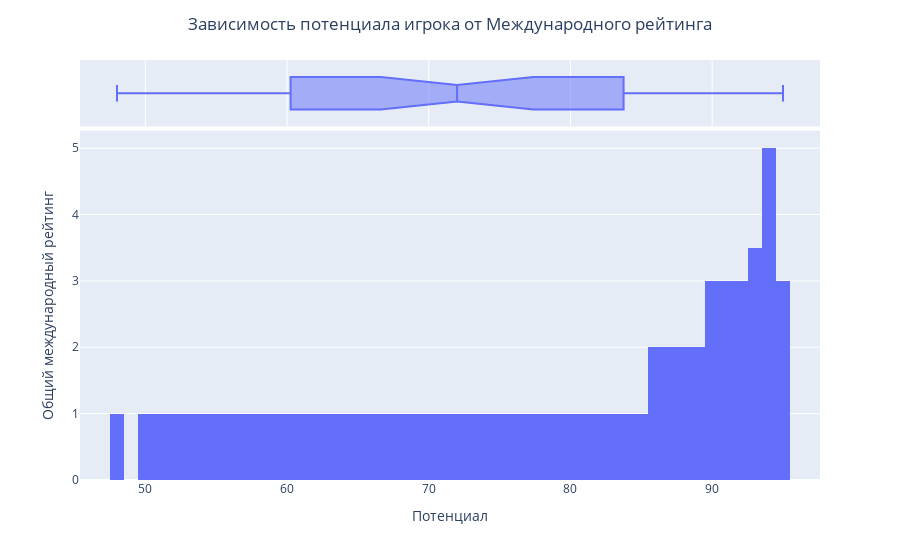

Notebook code for this chart:
### Code cell
fig_pot_rep = px.histogram(df_rep,
                           x="Potential",
                           y="International Reputation",
                           nbins=70,
                           marginal="box")

fig_pot_rep.update_layout(
    title="Зависимость потенциала игрока от Международного рейтинга",
    title_x = 0.5,
    xaxis_title="Потенциал",
    yaxis_title="Общий международный рейтинг")

fig_pot_rep.show()

### Figure 1 — Plotly figure (JSON) as saved in the notebook; plotly's stock layout.template omitted (floating-point values rounded to 4 significant figures)
{"data": [{"alignmentgroup": "True", "bingroup": "x", "histfunc": "sum", "hovertemplate": "Potential=%{x}<br>sum of International Reputation=%{y}<extra></extra>", "legendgroup": "", "marker": {"color": "#636efa", "pattern": {"shape": ""}}, "name": "", "nbinsx": 70, "offsetgroup": "", "orientation": "v", "showlegend": false, "type": "histogram", "x": [48, 50, 51, 52, 53, 54, 55, 56, 57, 58, 59, 60, 61, 62, 63, 64, 65, 66, 67, 68, 69, 70, 71, 72, 73, 74, 75, 76, 77, 78, 79, 80, 81, 82, 83, 84, 85, 86, 87, 88, 89, 90, 91, 92, 93, 94, 95], "xaxis": "x", "y": [1, 1, 1, 1, 1, 1, 1, 1, 1, 1, 1, 1, 1, 1, 1, 1, 1, 1, 1, 1, 1, 1, 1, 1, 1, 1, 1, 1, 1, 1, 1, 1, 1, 1, 1, 1, 1, 2, 2, 2, 2, 3, 3, 3, 3.5, 5, 3], "yaxis": "y"}, {"alignmentgroup": "True", "hovertemplate": "Potential=%{x}<extra></extra>", "legendgroup": "", "marker": {"color": "#636efa"}, "name": "", "notched": true, "offsetgroup": "", "showlegend": false, "type": "box", "x": [48, 50, 51, 52, 53, 54, 55, 56, 57, 58, 59, 60, 61, 62, 63, 64, 65, 66, 67, 68, 69, 70, 71, 72, 73, 74, 75, 76, 77, 78, 79, 80, 81, 82, 83, 84, 85, 86, 87, 88, 89, 90, 91, 92, 93, 94, 95], "xaxis": "x2", "yaxis": "y2"}], "layout": {"barmode": "relative", "legend": {"tracegroupgap": 0}, "margin": {"t": 60}, "title": {"text": "Зависимость потенциала игрока от Международного рейтинга", "x": 0.5}, "xaxis": {"anchor": "y", "domain": [0, 1], "title": {"text": "Потенциал"}}, "xaxis2": {"anchor": "y2", "domain": [0, 1], "matches": "x", "showgrid": true, "showticklabels": false}, "yaxis": {"anchor": "x", "domain": [0, 0.8316], "title": {"text": "Общий международный рейтинг"}}, "yaxis2": {"anchor": "x2", "domain": [0.8416, 1], "matches": "y2", "showgrid": false, "showline": false, "showticklabels": false, "ticks": ""}}}
